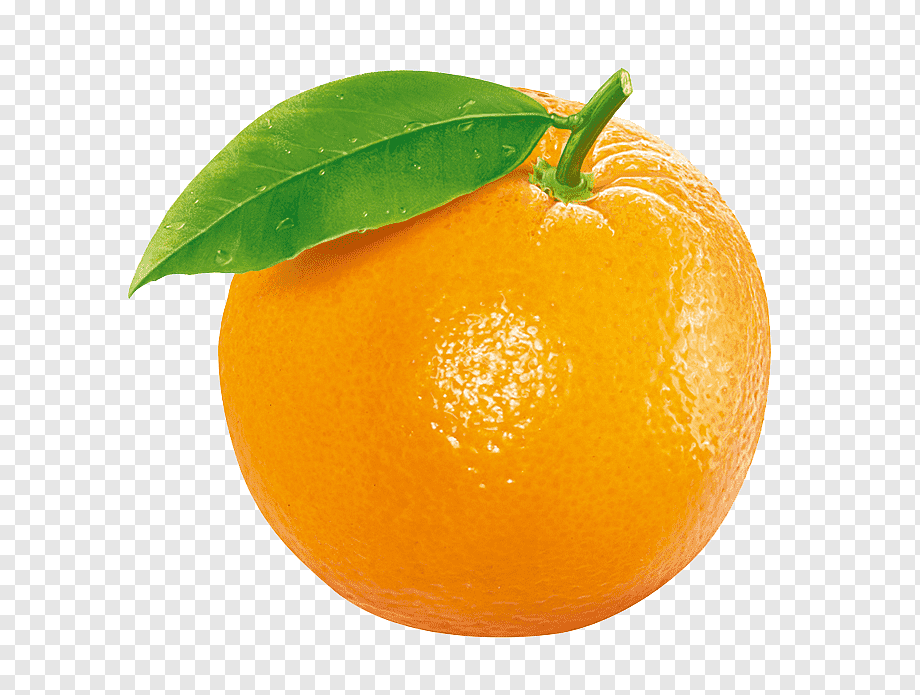
#> input picture orange.png, 920 x 695 px
$ python 4-1.py
#> lines starting #> are read from the running program, lines starting #| are printed output that depends on the picture
import cv2 as cv
from cv2 import IMREAD_GRAYSCALE

def on_trackbar(x):
    pass

cv.namedWindow('Canny')

cv.createTrackbar('low threshold', 'Canny', 0, 1000,on_trackbar)
cv.createTrackbar('high threshold', 'Canny', 0,1000,on_trackbar)

cv.setTrackbarPos('low trheshold', 'Canny', 50)
cv.setTrackbarPos('high threshold', 'Canny', 150)

img_gray = cv.imread('orange.png', IMREAD_GRAYSCALE)
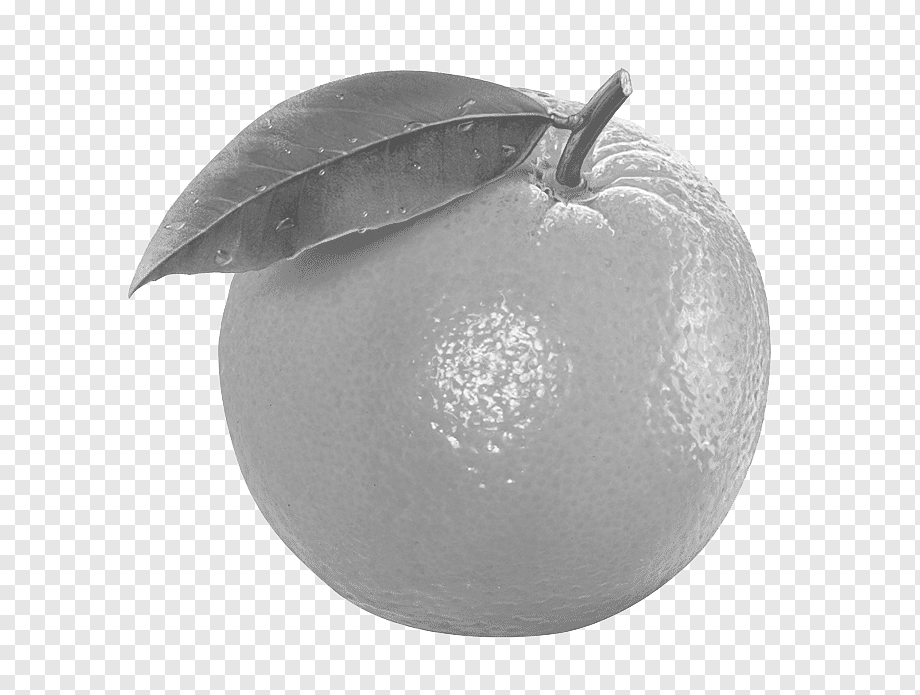
#> img_gray: shape (695, 920); min 84, max 255, mean 207.6

while(1):
#> (the run stopped early here; a loop or call above may not have finished)

$ run again, with circle2.png copied over orange.png
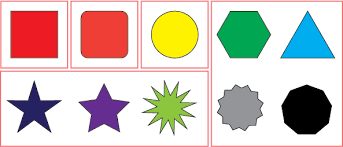
#> input picture circle2.png, 343 x 147 px
#> `img_gray = cv.imread('orange.png', IMREAD_GRAYSCALE)`:
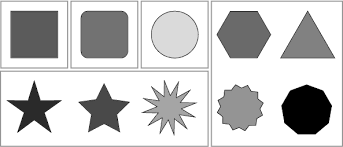
#> img_gray: shape (147, 343); min 0, max 255, mean 202.3
